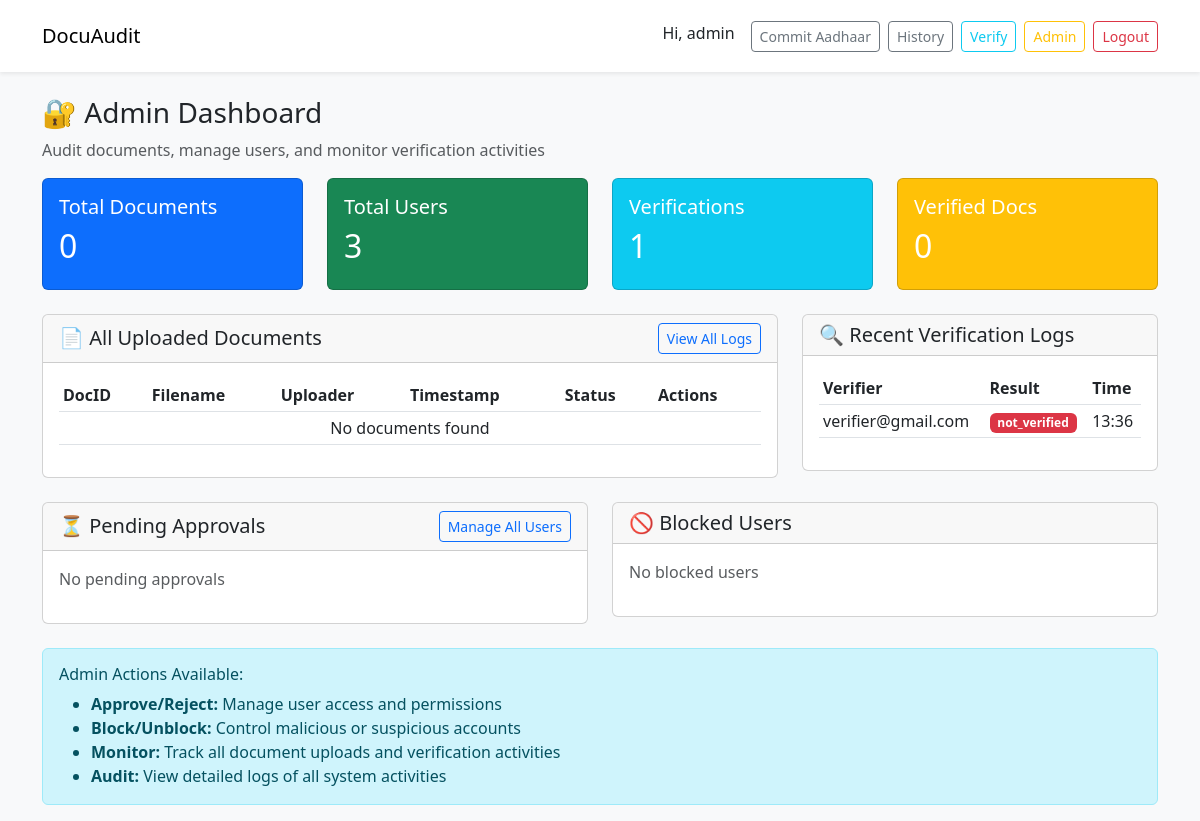
/admin (signed in), run on the app's committed database.
### app.py (models this page shows)
class User(UserMixin, db.Model):
    __tablename__ = "users"
    id = db.Column(db.Integer, primary_key=True)
    email = db.Column(db.String(255), unique=True, nullable=False)
    password_hash = db.Column(db.String(255), nullable=False)
    name = db.Column(db.String(255))
    role = db.Column(db.String(32), default="prover")  # prover, verifier, admin
    eth_address = db.Column(db.String(255), nullable=True)
    status = db.Column(db.String(32), default="active")  # active, pending, blocked, suspended
    is_approved = db.Column(db.Boolean, default=False)  # admin approval required
    last_login = db.Column(db.DateTime, nullable=True)
    created_at = db.Column(db.DateTime, default=datetime.utcnow)

class VerificationLog(db.Model):
    __tablename__ = "verification_logs"
    id = db.Column(db.Integer, primary_key=True)
    verifier_id = db.Column(db.Integer, db.ForeignKey("users.id"), nullable=False)
    document_id = db.Column(db.Integer, db.ForeignKey("documents.id"), nullable=True)
    verification_type = db.Column(db.String(32), nullable=False)  # commitment, qr_code
    verification_data = db.Column(db.Text, nullable=True)  # commitment hash or QR data
    result = db.Column(db.String(32), nullable=False)  # verified, tampered, not_found
    ip_address = db.Column(db.String(45), nullable=True)
    user_agent = db.Column(db.Text, nullable=True)
    created_at = db.Column(db.DateTime, default=datetime.utcnow)
    verifier = db.relationship("User", backref="verification_logs")
    document = db.relationship("Document", backref="verification_logs")

### app.py (the view)
@app.route("/admin")
@login_required
def admin_dashboard():
    if current_user.role != "admin":
        flash("Access denied. Admin role required.", "danger")
        return redirect(url_for("dashboard"))
    documents = db.session.query(Document, User).join(User, Document.owner_id == User.id)\
        .order_by(Document.created_at.desc()).all()
    verification_logs = db.session.query(VerificationLog, User, Document)\
        .join(User, VerificationLog.verifier_id == User.id)\
        .outerjoin(Document, VerificationLog.document_id == Document.id)\
        .order_by(VerificationLog.created_at.desc()).limit(50).all()
    pending_users = User.query.filter_by(is_approved=False, status="active").all()
    blocked_users = User.query.filter_by(status="blocked").all()
    total_docs = Document.query.count()
    total_users = User.query.count()
    total_verifications = VerificationLog.query.count()
    verified_docs = VerificationLog.query.filter_by(result="verified").count()
    return render_template("admin_dashboard.html",
                         documents=documents,
                         verification_logs=verification_logs,
                         pending_users=pending_users,
                         blocked_users=blocked_users,
                         stats={
                             "total_docs": total_docs,
                             "total_users": total_users,
                             "total_verifications": total_verifications,
                             "verified_docs": verified_docs
                         })

### app.py (called while the page is built)
@login_manager.user_loader
def load_user(user_id):
    return User.query.get(int(user_id))

### templates/admin_dashboard.html
{% extends "base.html" %}
{% block body %}
<h3>🔐 Admin Dashboard</h3>
<p class="text-muted">Audit documents, manage users, and monitor verification activities</p>
<div class="row mb-4">
  <div class="col-md-3">
    <div class="card bg-primary text-white">
      <div class="card-body">
        <h5 class="card-title">Total Documents</h5>
        <h2>{{ stats.total_docs }}</h2>
      </div>
    </div>
  </div>
  <div class="col-md-3">
    <div class="card bg-success text-white">
      <div class="card-body">
        <h5 class="card-title">Total Users</h5>
        <h2>{{ stats.total_users }}</h2>
      </div>
    </div>
  </div>
  <div class="col-md-3">
    <div class="card bg-info text-white">
      <div class="card-body">
        <h5 class="card-title">Verifications</h5>
        <h2>{{ stats.total_verifications }}</h2>
      </div>
    </div>
  </div>
  <div class="col-md-3">
    <div class="card bg-warning text-white">
      <div class="card-body">
        <h5 class="card-title">Verified Docs</h5>
        <h2>{{ stats.verified_docs }}</h2>
      </div>
    </div>
  </div>
</div>
<div class="row">
  <div class="col-md-8">
    <div class="card">
      <div class="card-header d-flex justify-content-between align-items-center">
        <h5 class="mb-0">📄 All Uploaded Documents</h5>
        <a href="{{ url_for('admin_verification_logs') }}" class="btn btn-sm btn-outline-primary">View All Logs</a>
      </div>
      <div class="card-body">
        <div class="table-responsive">
          <table class="table table-sm">
            <thead>
              <tr>
                <th>DocID</th>
                <th>Filename</th>
                <th>Uploader</th>
                <th>Timestamp</th>
                <th>Status</th>
                <th>Actions</th>
              </tr>
            </thead>
            <tbody>
              {% for doc, user in documents[:10] %}
                <tr>
                  <td><code>{{ doc.id }}</code></td>
                  <td>{{ doc.filename }}</td>
                  <td>{{ user.email }}</td>
                  <td>{{ doc.created_at.strftime('%Y-%m-%d %H:%M') }}</td>
                  <td>
                    <span class="badge bg-{{ 'success' if doc.status == 'uploaded' else 'warning' }}">
                      {{ doc.status }}
                    </span>
                  </td>
                  <td>
                    {% if doc.qr_code_data %}
                      <a href="{{ url_for('download_qr', doc_id=doc.id) }}" class="btn btn-sm btn-outline-success">QR</a>
                    {% endif %}
                  </td>
                </tr>
              {% else %}
                <tr><td colspan="6" class="text-center">No documents found</td></tr>
              {% endfor %}
            </tbody>
          </table>
        </div>
      </div>
    </div>
  </div>
  <div class="col-md-4">
    <div class="card">
      <div class="card-header">
        <h5 class="mb-0">🔍 Recent Verification Logs</h5>
      </div>
      <div class="card-body">
        <div class="table-responsive">
          <table class="table table-sm">
            <thead>
              <tr>
                <th>Verifier</th>
                <th>Result</th>
                <th>Time</th>
              </tr>
            </thead>
            <tbody>
              {% for log, verifier, doc in verification_logs[:10] %}
                <tr>
                  <td>{{ verifier.email }}</td>
                  <td>
                    <span class="badge bg-{{ 'success' if log.result == 'verified' else 'danger' }}">
                      {{ log.result }}
                    </span>
                  </td>
                  <td>{{ log.created_at.strftime('%H:%M') }}</td>
                </tr>
              {% else %}
                <tr><td colspan="3" class="text-center">No logs found</td></tr>
              {% endfor %}
            </tbody>
          </table>
        </div>
      </div>
    </div>
  </div>
</div>
<div class="row mt-4">
  <div class="col-md-6">
    <div class="card">
      <div class="card-header d-flex justify-content-between align-items-center">
        <h5 class="mb-0">⏳ Pending Approvals</h5>
        <a href="{{ url_for('admin_users') }}" class="btn btn-sm btn-outline-primary">Manage All Users</a>
      </div>
      <div class="card-body">
        {% if pending_users %}
          <div class="list-group">
            {% for user in pending_users[:5] %}
              <div class="list-group-item d-flex justify-content-between align-items-center">
                <div>
                  <strong>{{ user.email }}</strong><br>
                  <small class="text-muted">{{ user.role }} • {{ user.created_at.strftime('%Y-%m-%d') }}</small>
                </div>
                <form method="post" action="{{ url_for('admin_approve_user', user_id=user.id) }}" class="d-inline">
                  <button type="submit" class="btn btn-sm btn-success">Approve</button>
                </form>
              </div>
            {% endfor %}
          </div>
        {% else %}
          <p class="text-muted">No pending approvals</p>
        {% endif %}
      </div>
    </div>
  </div>
  <div class="col-md-6">
    <div class="card">
      <div class="card-header">
        <h5 class="mb-0">🚫 Blocked Users</h5>
      </div>
      <div class="card-body">
        {% if blocked_users %}
          <div class="list-group">
            {% for user in blocked_users[:5] %}
              <div class="list-group-item d-flex justify-content-between align-items-center">
                <div>
                  <strong>{{ user.email }}</strong><br>
                  <small class="text-muted">{{ user.role }} • Blocked {{ user.created_at.strftime('%Y-%m-%d') }}</small>
                </div>
                <form method="post" action="{{ url_for('admin_unblock_user', user_id=user.id) }}" class="d-inline">
                  <button type="submit" class="btn btn-sm btn-warning">Unblock</button>
                </form>
              </div>
            {% endfor %}
          </div>
        {% else %}
          <p class="text-muted">No blocked users</p>
        {% endif %}
      </div>
    </div>
  </div>
</div>
<div class="mt-4">
  <div class="alert alert-info">
    <h6>Admin Actions Available:</h6>
    <ul class="mb-0">
      <li><strong>Approve/Reject:</strong> Manage user access and permissions</li>
      <li><strong>Block/Unblock:</strong> Control malicious or suspicious accounts</li>
      <li><strong>Monitor:</strong> Track all document uploads and verification activities</li>
      <li><strong>Audit:</strong> View detailed logs of all system activities</li>
    </ul>
  </div>
</div>
{% endblock %}

### templates/base.html (shortened to what this page needs)
<!doctype html>
<html>
<head>
  <link href="https://cdn.jsdelivr.net/npm/bootstrap@5.3.0/dist/css/bootstrap.min.css" rel="stylesheet">
</head>
<body class="bg-light">
<nav class="navbar navbar-expand-lg navbar-light bg-white p-3 shadow-sm">
  <div class="container">
    <a class="navbar-brand" href="{{ url_for('dashboard') }}">DocuAudit</a>
    <div class="d-flex gap-2">
      {% if current_user.is_authenticated %}
        <span class="me-2">Hi, {{ current_user.name or current_user.email }}</span>
        {% if current_user.role in ['prover', 'admin'] %}
          <a class="btn btn-outline-secondary btn-sm" href="{{ url_for('aadhaar_upload') }}">Commit Aadhaar</a>
          <a class="btn btn-outline-secondary btn-sm" href="{{ url_for('aadhaar_history') }}">History</a>
        {% endif %}
        {% if current_user.role in ['verifier', 'admin'] %}
          <a class="btn btn-outline-info btn-sm" href="{{ url_for('verifier_dashboard') }}">Verify</a>
        {% endif %}
        {% if current_user.role == 'admin' %}
          <a class="btn btn-outline-warning btn-sm" href="{{ url_for('admin_dashboard') }}">Admin</a>
        {% endif %}
        <a class="btn btn-outline-danger btn-sm" href="{{ url_for('logout') }}">Logout</a>
      {% else %}
        <a class="btn btn-outline-primary btn-sm" href="{{ url_for('register') }}">Register</a>
        <a class="btn btn-primary btn-sm" href="{{ url_for('login') }}">Login</a>
      {% endif %}
    </div>
  </div>
</nav>
<div class="container mt-4">
  {% block body %}{% endblock %}
</div>
</body>
</html>

### data on the page
User: name "admin"
VerificationLog: email "verifier@gmail.com", result "not_verified", created_at "13:36"

### other printed values
{{ stats.total_docs }} "0"
{{ stats.total_users }} "3"
{{ stats.total_verifications }} "1"
{{ stats.verified_docs }} "0"
